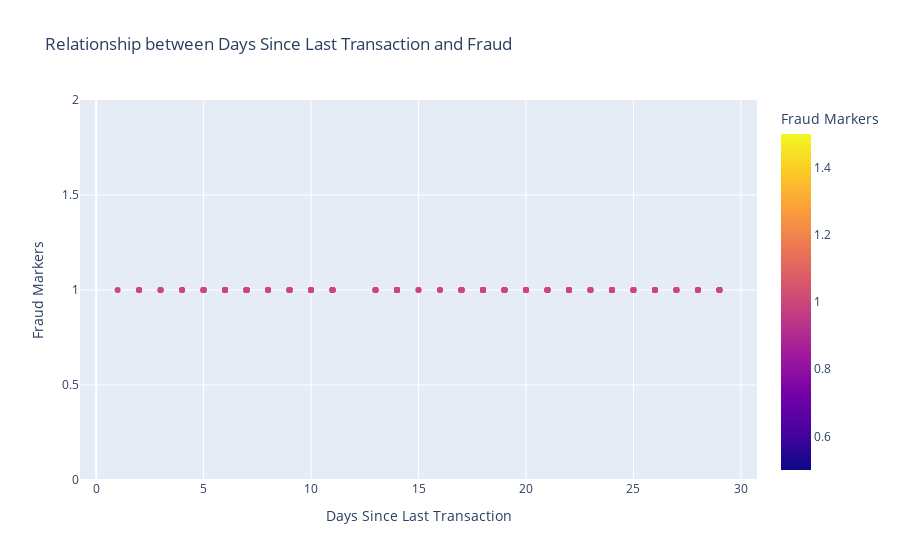

Notebook code cell kept with this figure:
### Code cell
# Plot 5: Relationship between Days Since Last Transaction and Fraud (Scatter Plot)
fig = px.scatter(
    fraud, 
    x='Days_Since_Last_Transaction', 
    y='fraud',
    title='Relationship between Days Since Last Transaction and Fraud',
    labels={'Days_Since_Last_Transaction': 'Days Since Last Transaction', 'fraud': 'Fraud Markers'},
    color='fraud', 
    color_discrete_map={0: 'lightblue', 1: 'orange'}
)
fig.show()

### Figure 1 — Plotly figure (JSON) as saved in the notebook; plotly's stock layout.template omitted (floating-point values rounded to 4 significant figures; data arrays with more than 128 entries replaced by an {"elided": "..."} marker saying what was removed)
{"data": [{"hovertemplate": "Days Since Last Transaction=%{x}<br>Fraud Markers=%{marker.color}<extra></extra>", "legendgroup": "", "marker": {"color": {"elided": "155 int values"}, "coloraxis": "coloraxis", "symbol": "circle"}, "mode": "markers", "name": "", "orientation": "v", "showlegend": false, "type": "scatter", "x": {"elided": "155 int values"}, "xaxis": "x", "y": {"elided": "155 int values"}, "yaxis": "y"}], "layout": {"autosize": true, "coloraxis": {"colorbar": {"title": {"text": "Fraud Markers"}}, "colorscale": [[0, "#0d0887"], [0.1111, "#46039f"], [0.2222, "#7201a8"], [0.3333, "#9c179e"], [0.4444, "#bd3786"], [0.5556, "#d8576b"], [0.6667, "#ed7953"], [0.7778, "#fb9f3a"], [0.8889, "#fdca26"], [1, "#f0f921"]]}, "legend": {"tracegroupgap": 0}, "title": {"text": "Relationship between Days Since Last Transaction and Fraud"}, "xaxis": {"anchor": "y", "autorange": true, "domain": [0, 1], "range": [-0.7056, 30.71], "title": {"text": "Days Since Last Transaction"}, "type": "linear"}, "yaxis": {"anchor": "x", "autorange": true, "domain": [0, 1], "range": [0, 2], "title": {"text": "Fraud Markers"}, "type": "linear"}}}
